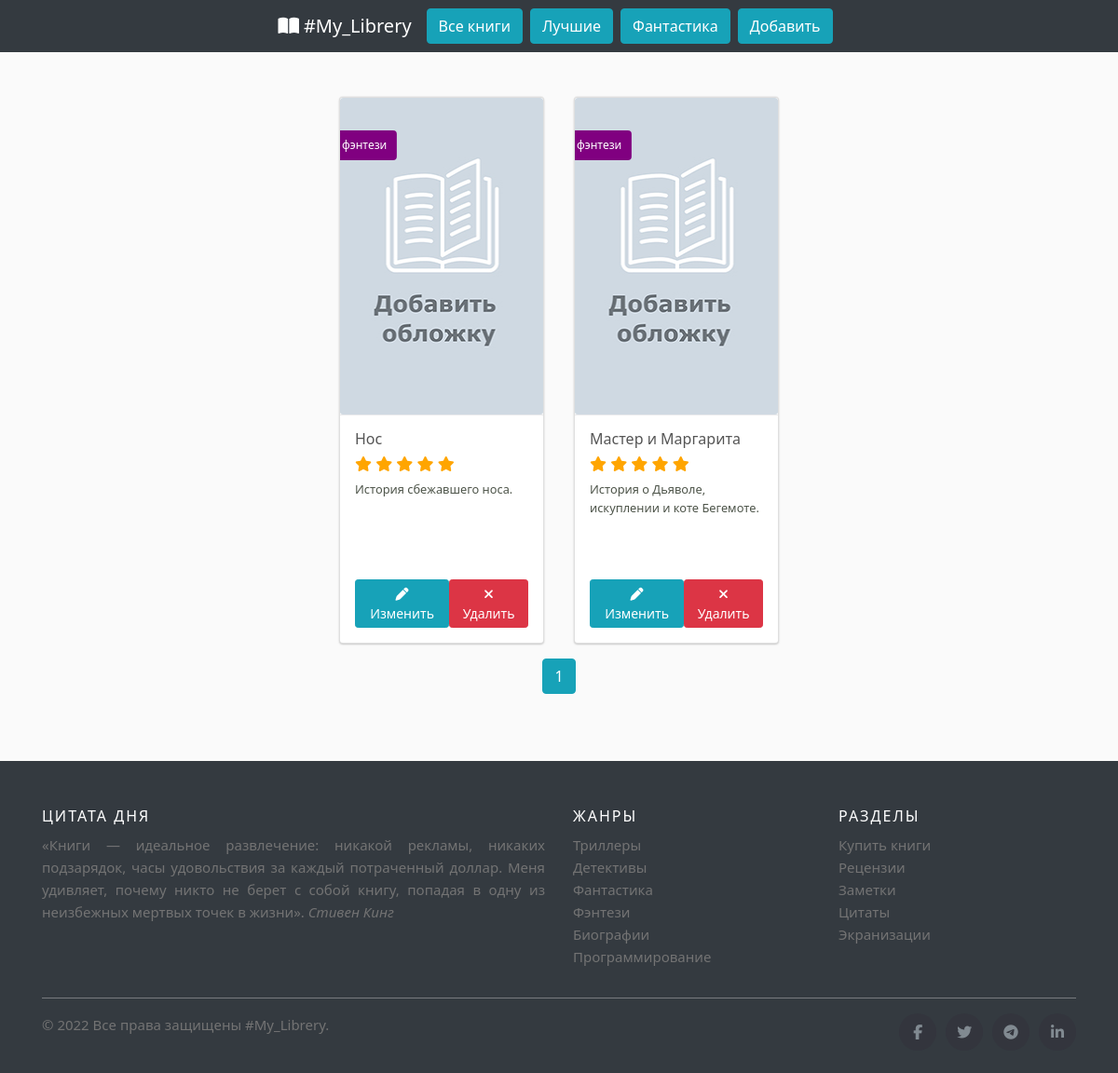
Page /fantasis/ on the committed database.
### reader/models.py (models this page shows, shortened)
class Book(db.Model):
	id = db.Column(db.Integer, primary_key=True)
	title = db.Column(db.String(100), unique=True, nullable=False)
	author = db.Column(db.String(100), nullable=False)
	genre = db.Column(db.String(20), nullable=False)
	rating = db.Column(db.Integer)
	cover = db.Column(db.String(50), nullable=False, default='default.jpg')
	description = db.Column(db.Text)
	notes = db.Column(db.Text)
	created_at = db.Column(db.DateTime(timezone=True), server_default=func.now())

### reader/routes.py (the view)
@app.route("/fantasis/")
def fantasis():
    page = request.args.get('page', 1, type=int)
    books = Book.query.filter(Book.genre == 'фэнтези').paginate(page=page, per_page=4)
    return render_template('fantasis.html', books=books)

### reader/templates/fantasis.html (shortened to what this page needs)
{% extends 'base/base.html' %}
{% block content %}
    <div class="container mx-auto mt-4">
  <div class="d-flex justify-content-center">
{% for book in books.items %}
<div class="card">
  <div class="card-img">
    <img class="card-img" src="{{ url_for('send_file', filename=book.cover) }}" alt="{{ book.cover }}">
    <span><h4>{{ book.genre }}</h4></span>
  </div>
  <div class="card-content">
      <h2>{{ book.title }}</h2>
      <h2>{% set stars = book.rating | int %}
          {% for n in range(stars) %}
          <span class="fa fa-star checked" style="color:orange"></span>
          {% endfor %}
       </h2>
      <p>{{ book.description }}</p>
     <div class="btn-wrapper text-center d-flex justify-content-between">
      <button type="button" class="btn btn-info btn-sm">
       <a href="#" style="color:white"><i class="fas fa-pen"></i> Изменить</a>
      </button>
       <form action="#" method="POST">
         <button class='btn btn-danger btn-sm' type="submit" value="Удалить" onclick="return confirm('Удалить книгу?')"><i class="fa fa-times"></i> Удалить</button>
       </form>
     </div>
  </div>
</div>
{% endfor %}
  </div>
   </div>
    {% for page_num in books.iter_pages(left_edge=1, right_edge=1, left_current=1, right_current=2) %}
      {% if page_num %}
        {% if books.page == page_num %}
          <a class="btn btn-info mb-4" href="{{ url_for('fantasis', page=page_num) }}">{{ page_num }}</a>
        {% else %}
          <a class="btn btn-outline-info mb-4" href="{{ url_for('fantasis', page=page_num) }}">{{ page_num }}</a>
        {% endif %}
      {% else %}
        ...
      {% endif %}
    {% endfor %}
{% endblock %}

### reader/static/css/style.css (style rules this page uses)
:root { --bs-font-sans-serif: system-ui, -apple-system, "Segoe UI", Roboto, "Helvetica Neue", Arial, "Noto Sans", "Liberation Sans", sans-serif, "Apple Color Emoji", "Segoe UI Emoji", "Segoe UI Symbol", "Noto Color Emoji"; --bs-font-monospace: SFMono-Regular, Menlo, Monaco, Consolas, "Liberation Mono", "Courier New", monospace; }
* { box-sizing: border-box; }
html, body { width: 100%; height: 100%; }
body { padding: 1rem 0; background: #fafafa; color:#555; font-family:var(--bs-font-sans-serif); font-size:0.875rem; font-weight:400; }
h2, .h2 { font-size:calc(1.325rem + .9vw) }
@media (min-width: 1200px) { h2, .h2 { font-size:2rem; color: #555; } }
h4, .h4 { font-size:calc(1.275rem + .3vw) }
@media (min-width: 1200px) { h4, .h4 { font-size:1.5rem } }
a { color:#4f4f4f }
.card { width: 220px; display: inline-block; margin: 1rem; border-radius: 4px; box-shadow: 0 -1px 1px 0 rgba(0, 0, 0, 0.05), 0 1px 2px 0 rgba(0, 0, 0, 0.2); transition: all 0.2s ease; background: #fff; position: relative; overflow: hidden; }
.card-img { position: relative; height: 340px; width: 100%; background-color: #fff; transition: opacity 0.2s ease; background-position: center center; background-repeat: no-repeat; background-size: cover; }
.card-content { width: 100%; min-height: 150px; background-color: #fff; border-top: 1px solid #E9E9EB; border-bottom-right-radius: 4px; border-bottom-left-radius: 4px; padding: 1rem 1rem; transition: all 0.2s ease; }
.card-content a { text-decoration: none; color: #202927; }
.card-content h2, .card-content a h2 { font-size: 1rem; font-weight: 500; }
.card-content p, .card-content a p { font-size: 0.8rem; font-weight: 400; overflow: hidden; text-overflow: ellipsis; min-height: 90px; color: rgba(32, 41, 28, 0.8); }
.card-img span { position: absolute; top: 15%; left: 12%; background: purple; padding: 6px; color: #fff; font-size: 12px; border-radius: 4px; -webkit-border-radius: 4px; -moz-border-radius: 4px; -ms-border-radius: 4px; -o-border-radius: 4px; transform: translate(-50%,-50%); }
.card-img span h4 { font-size: 12px; margin:0; padding:10px 5px; line-height: 0; }

### rows in the picture
Book: cover (placeholder picture), genre "фэнтези", title "Нос", description "История сбежавшего носа."
Book: cover (placeholder picture), genre "фэнтези", title "Мастер и Маргарита", description "История о Дьяволе, искуплении и коте Бегемоте."

### other values in the picture
{{ page_num }} "1"
